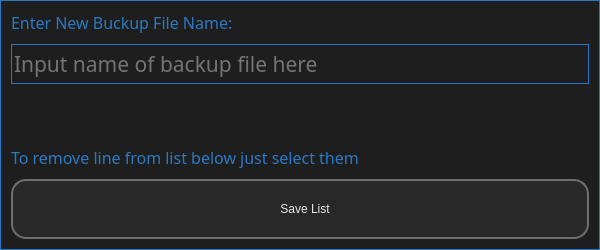
<?xml version="1.0" encoding="UTF-8"?>
<ui version="4.0">
 <class>Dialog</class>
 <widget class="QDialog" name="Dialog">
  <property name="geometry">
   <rect>
    <x>0</x>
    <y>0</y>
    <width>600</width>
    <height>250</height>
   </rect>
  </property>
  <property name="maximumSize">
   <size>
    <width>600</width>
    <height>800</height>
   </size>
  </property>
  <property name="windowTitle">
   <string>Add Item to Backup List</string>
  </property>
  <property name="styleSheet">
   <string notr="true">*{
background-color: rgb(30, 30, 30);
font: 16pt &quot;Lexend Light&quot;;
border: 1px solid;
color: rgb(230, 230, 230);
border-color: #2B79C2;
}
QLabel{
font: 12pt &quot;Lexend Light&quot;;
color: #2B79C2;
border: no
}
QLineEdit{
background-color: rgb(30, 30, 30);
}

QPushButton {
border: 2px solid;
color: rgb(230, 230, 230);
border-color: rgb(110, 110, 110);
border-radius: 15px;
background-color: rgba(60,60, 60, 80);
}

QPushButton:hover {
color: #2B79C2;
border: 3px solid;
background-color: rgba(30, 30, 30, 180);
border-color: rgb(150,150, 150);
}

QPushButton:pressed {
color: rgb(30, 30, 30);
border: 2px solid;
background-color: #2B79C2;
border-color: rgb(230, 230, 230);
}
QRadioButton {
border: no
}</string>
  </property>
  <layout class="QVBoxLayout" name="verticalLayout">
   <property name="spacing">
    <number>10</number>
   </property>
   <item>
    <widget class="QLabel" name="info_2">
     <property name="font">
      <font>
       <family>Lexend Light</family>
       <pointsize>12</pointsize>
       <italic>false</italic>
       <bold>false</bold>
      </font>
     </property>
     <property name="styleSheet">
      <string notr="true"/>
     </property>
     <property name="text">
      <string>Enter New Buckup File Name:</string>
     </property>
    </widget>
   </item>
   <item>
    <widget class="QLineEdit" name="input_name">
     <property name="minimumSize">
      <size>
       <width>0</width>
       <height>40</height>
      </size>
     </property>
     <property name="maximumSize">
      <size>
       <width>16777215</width>
       <height>40</height>
      </size>
     </property>
     <property name="font">
      <font>
       <family>Lexend Light</family>
       <pointsize>16</pointsize>
       <italic>false</italic>
       <bold>false</bold>
      </font>
     </property>
     <property name="styleSheet">
      <string notr="true">color: rgb(202, 202, 202);
border-color: #2B79C2;
</string>
     </property>
     <property name="text">
      <string/>
     </property>
     <property name="placeholderText">
      <string>Input name of backup file here</string>
     </property>
    </widget>
   </item>
   <item>
    <spacer name="verticalSpacer">
     <property name="orientation">
      <enum>Qt::Vertical</enum>
     </property>
     <property name="sizeHint" stdset="0">
      <size>
       <width>20</width>
       <height>40</height>
      </size>
     </property>
    </spacer>
   </item>
   <item>
    <widget class="QLabel" name="info">
     <property name="font">
      <font>
       <family>Lexend Light</family>
       <pointsize>12</pointsize>
       <italic>false</italic>
       <bold>false</bold>
      </font>
     </property>
     <property name="styleSheet">
      <string notr="true"/>
     </property>
     <property name="text">
      <string>To remove line from list below just select them</string>
     </property>
    </widget>
   </item>
   <item>
    <layout class="QHBoxLayout" name="horizontalLayout">
     <item>
      <widget class="QPushButton" name="save_backup_list">
       <property name="sizePolicy">
        <sizepolicy hsizetype="Preferred" vsizetype="Preferred">
         <horstretch>0</horstretch>
         <verstretch>0</verstretch>
        </sizepolicy>
       </property>
       <property name="minimumSize">
        <size>
         <width>180</width>
         <height>60</height>
        </size>
       </property>
       <property name="text">
        <string>   Save List</string>
       </property>
       <property name="icon">
        <iconset resource="dop_win_rc.qrc">
         <normaloff>:/icon/icons/GREY/save.svg</normaloff>:/icon/icons/GREY/save.svg</iconset>
       </property>
       <property name="iconSize">
        <size>
         <width>40</width>
         <height>40</height>
        </size>
       </property>
      </widget>
     </item>
    </layout>
   </item>
  </layout>
 </widget>
 <resources>
  <include location="dop_win_rc.qrc"/>
 </resources>
 <connections/>
</ui>
